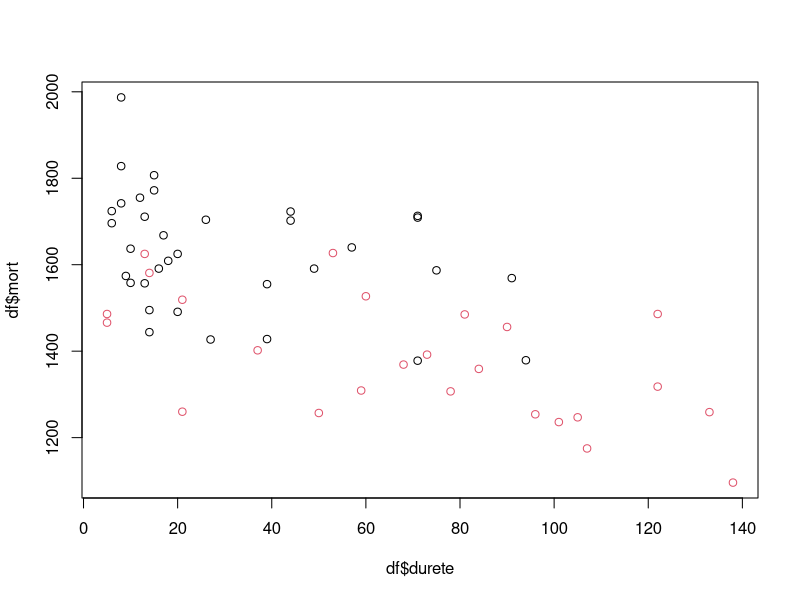
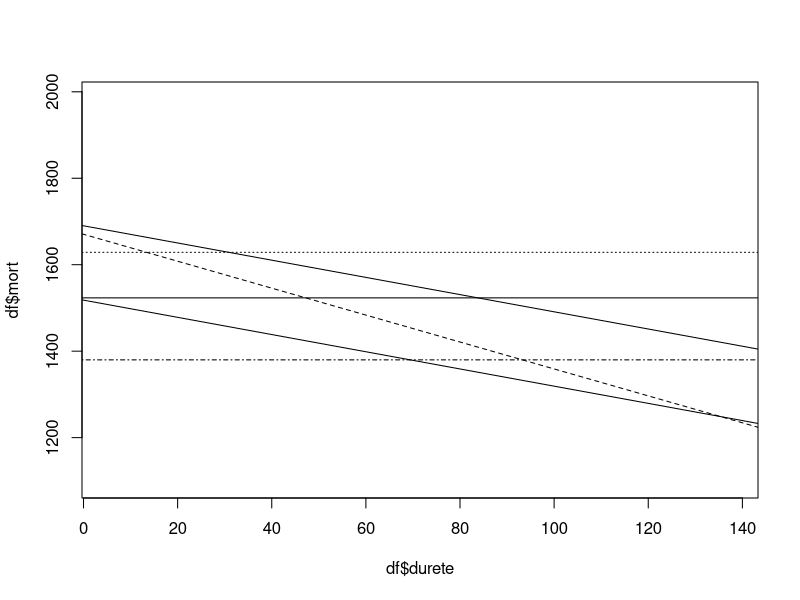
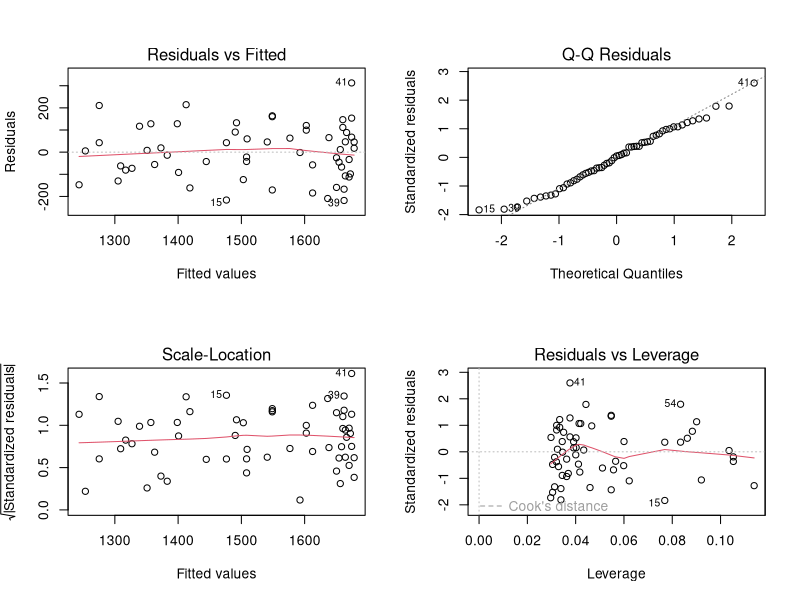
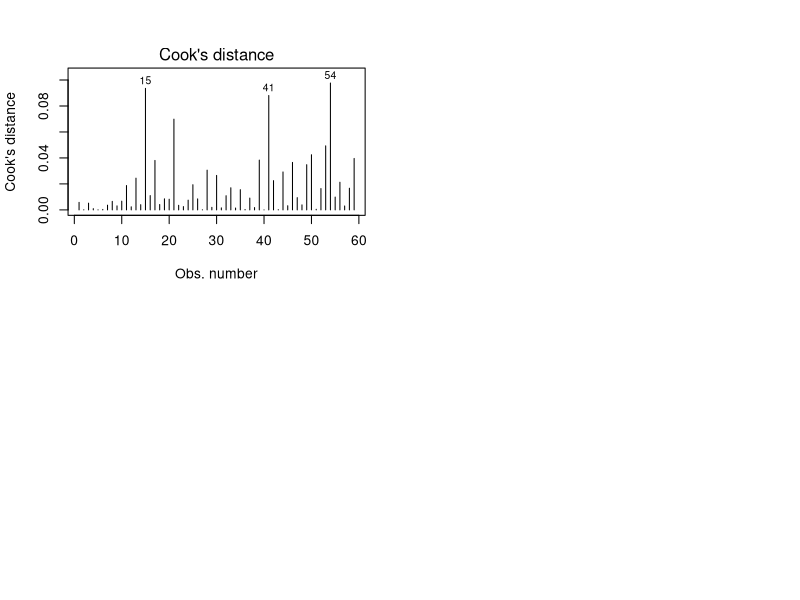

Write R code to recreate these figures, in order.
df = read.table("dure.txt",h=T)
# Variables explicatrices qualitatives et quantitatives

plot(df$durete,df$mort,col=factor(df$geo=='S'))
# ou
plot(df$durete,df$mort,col=as.numeric(df$geo))
# Plus de deces au Nord qu'au Sud ?
# Premier modele : pas de variable explicatrice, µ = B0
lm0 = lm(df$mort~1)
summary(lm0)
abline(h=1523.29)

# Deuxieme modele : modele avec durete en variable explicatrice
lm1 = lm(df$mort~df$durete)
summary(lm1)
# Mortalite quand la durete est nulle : B0 = 1670
# Pente B1 = -3 : mortalite diminue de 3 quand la durete augmente de 1
# Les effets des coeffs sont significatifs
abline(lm1,lty=2)
anova(lm1)
# p-value significative : la durete a un effet sur le nombre de deces
# durete : ddl = 1 car un seul coef associe a la variable explicatrice (B1)
# residus : ddl = 59-2 car 2 parametres dans le modele

# Troisieme modele : localisation geo
lm2 = lm(df$mort~factor(df$geo))
summary(lm2)
contrasts(factor(df$geo)) # on verifie que le modele s'ecrit µ = B0 + B1*I[geo=S]
# B0 : moyenne de mortalite au Nord
# B1 : difference de moyenne de mortalite entre S et N : mort plus faible au Sud car coef negatif
# pvalue significative donc coeff B1 non nul : presence d'un effet
abline(h=1628.71,lty=3) #Droite au Nord
abline(h=(1628.71-248.79),lty=4) #droite au Sud
anova(lm2)

# Modele 3 : durete + geo
lm3 = lm(df$mort~df$durete+factor(df$geo))
summary(lm3)
# µ = b0 + b1*durete + b2*I[geo=S]
# N : b0 + b1*durete
# S : b0 + b2 + b1*durete : intercept b0+b2, pente b1
# b0 : moyenne de deces au Nord a durete nulle
# b2 : difference de mortalite entre S et N a durete nulle ou comparable
# b1 : mort varie de b1 pour une diff de durete de 1 a localisation comparable (N ou S)
abline(a=1690,b=-1.99)
abline(a=1690-172,b=-1.99)
anova(lm3)
anova(lm3,lm2) # comparaison modeles emboites
# manuellement : ( SCEr2 - SCEr3 )/( p3 - p2 ) / SCER3/( N - p3 ) -> suit loi de Fischer (p3-p2,n-p3
# CCL : modeles differents, on garde le + grand (explique mieux)
anova(lm3,lm1)
# CCL : LM3 et LM1 differents, on garde LM3

# Modele 4 : modele avec interaction

lm4 = lm(df$mort~df$durete*factor(df$geo))
summary(lm4)
# Eq du modele : µ = b0 + b1*durete + b2*I[S] + b3*durete*I[S]
# coef associe a l'interaction : produit des deux indicatrices de classe
# N : b0 +b1*durete
# S : b0 + b2 + (b1 + b3)*durete
# b1 + b3 : variation de mortalite lorsque la durete augmente de 1 au S
# b3 : difference  de pente entre  S et N
# interaction non statistiquement significative
anova(lm4)
# Modele 4 et 3 sont emboites
anova(lm4,lm3)

# On retient lm3

lm5 = lm(df$mort~factor(df$geo)*df$durete)
summary(lm5)
anova(lm5)
# Il n'y a pas independance entre les variables durete et geo

par(mfrow=c(2,2))
plot(lm3)
shapiro.test(residuals(lm3))
plot(lm3,4)
